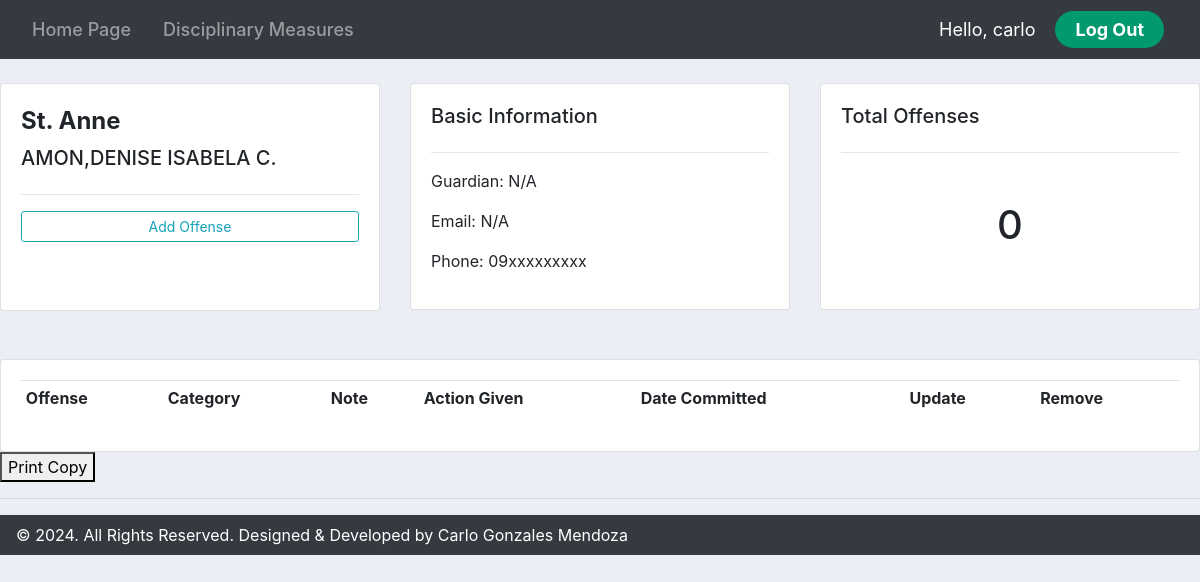
Screenshot of /roseprofile/2/ (signed in) with the database file from the repository.
### accounts/models.py (models this page shows, shortened)
class RoseStudent(models.Model):
    name = models.CharField(max_length=200, null=True)
    phone = models.CharField(max_length=200, null=True)
    email = models.CharField(max_length=200, null=True)
    guardian = models.CharField(max_length=200, null=True)
    date_created = models.DateTimeField(auto_now_add=True, null=True)

### accounts/views.py (the view)
# urls.py: path('roseprofile/<str:pk_test>/', views.roseprofile, name='roseprofile'),
@login_required(login_url='login')
def roseprofile(request, pk_test):
    rosestudents = RoseStudent.objects.get(id=pk_test)
    roseoffenses = rosestudents.roseoffense_set.all()
    offense_count = roseoffenses.count()
    context = {'students': rosestudents, 'offenses': roseoffenses, "offense_count": offense_count,}
    return render(request, 'accounts/roseprofile.html', context)

### accounts/templates/accounts/roseprofile.html (shortened to what this page needs)
{% extends 'accounts/main.html' %}
{% block content %}
<br>
<div class="row">
    <div class="col-md">
        <div class="card card-body">
            <h5 style="font-size: 24px; font-weight: 700; line-height: 34px;">St. Anne</h5>
            <h5>{{students.name}}</h5>
            <hr>
            <a class="btn btn-outline-info  btn-sm btn-block" href="{% url 'rosecreate_offense' students.id %}">Add Offense</a>
            <br><br>
        </div>
    </div>
    <div class="col-md">
        <div class="card card-body">
            <h5>Basic Information</h5>
            <hr>
            <p style="padding: 0.01px">Guardian: {{students.guardian}}</p>
            <p style="padding: 0.01px">Email: {{students.email}}</p>
            <p style="padding: 0.01px">Phone: {{students.phone}}</p>
        </div>
    </div>
    <div class="col-md">
        <div class="card card-body">
            <h5>Total Offenses</h5>
            <hr>
            <h1 style="text-align: center;padding: 32px">{{offense_count}}</h1>
        </div>
    </div>
</div>
<br>
<br>
<div class="row">
    <div class="col-md">
        <div class="card card-body">
            <table class="table table-sm">
                <tr>
                    <th>Offense</th>
                    <th>Category</th>
                    <th>Note</th>
                    <th>Action Given</th>
                    <th>Date Committed</th>
                    <th>Update</th>
                    <th>Remove</th>
                </tr>
            </table>
        </div>
    </div>
</div>
<button onclick="window.print()">Print Copy</button>
{% endblock %}

### accounts/templates/accounts/navbar.html (shortened to what this page needs)
{% load static %}
<nav class="navbar navbar-expand-lg navbar-dark bg-dark">
    <div class="collapse navbar-collapse" id="navbarNav">
      <ul class="navbar-nav justify-content-center flex-grow-1 pe-3">
        <li class="nav-item">
          <a class="nav-link mx-lg-2" href="{% url 'homepage' %}">Home Page</a>
        </li>
        <li class="nav-item">
          <a class="nav-link mx-lg-2" href="{% url 'products' %}">Disciplinary Measures</a>
        </li>
      </ul>
    </div>
    <span class="hello-msg">Hello, {{request.user}}</span>
    <span ><a class="hello-log" href="{% url 'logout' %}">Log Out</a></span>
  </nav>

### static/css/main.css (style rules this page uses)
body { background-color: #ebeff5; }

### accounts/templates/accounts/navbar.html (style rules this page uses)
.hello-msg { font-size: 18px; color: #fff; margin-right: 20px; }
.hello-log { margin-right: 20px; background-color: #009970; color: #fff; font-size: 18px; padding: 8px 20px; border-radius: 50px; text-decoration: none; transition: 0.3s; font-weight: 700; }
.nav-link { font-size: 18px; color: #ffffff; font-weight: 500; position: relative; }
.nav-link::before { content: ""; position: absolute; bottom: 0; left: 50%; transform: translateX(-50%); width: 0%; height: 2px; background-color: #009970; visibility: hidden; transition: 0.3s ease-in-out; }

### rows the page displays
RoseStudent: name "AMON,DENISE ISABELA C.", guardian "N/A", email "N/A", phone "09xxxxxxxxx"

### other values shown
{{ request.user }} "carlo"
{{ offense_count }} "0"
